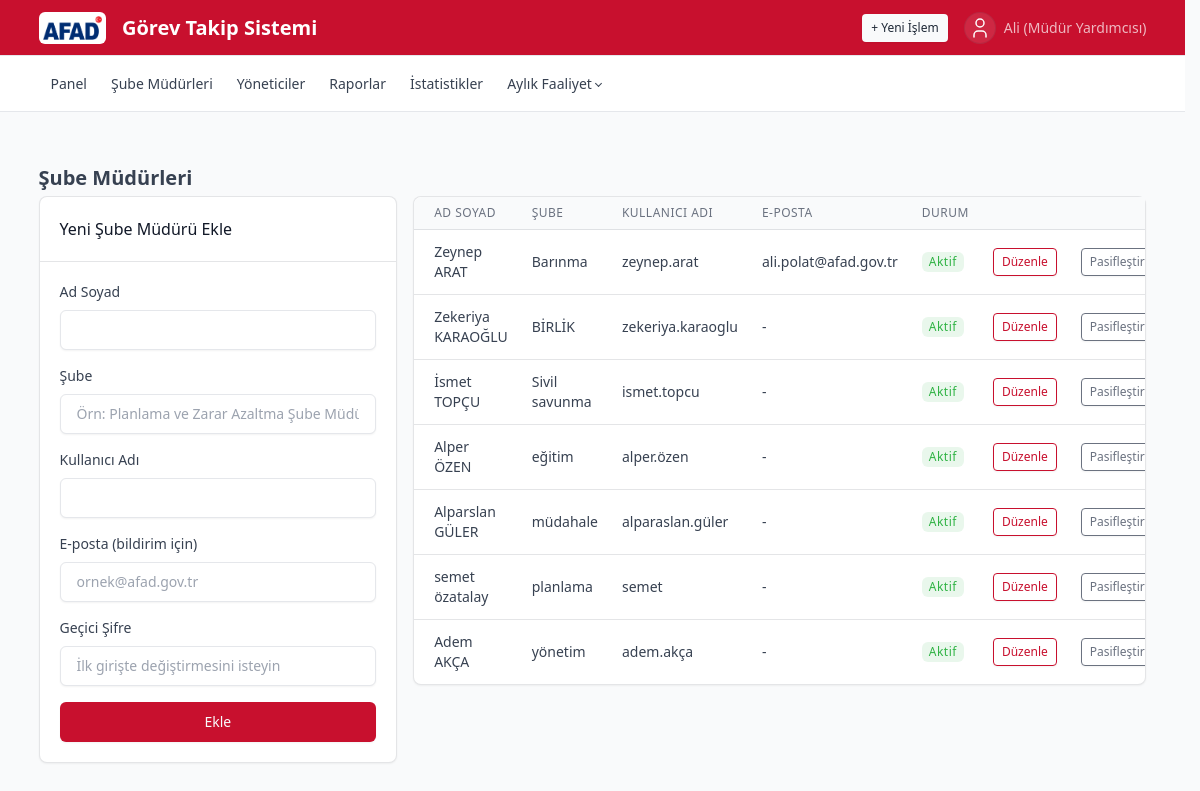
The app's page /users (signed in) with its own data.
### tables this page shows
CREATE TABLE users (
            id INTEGER PRIMARY KEY AUTOINCREMENT,
            username TEXT UNIQUE NOT NULL,
            password_hash TEXT NOT NULL,
            full_name TEXT NOT NULL,
            role TEXT NOT NULL CHECK(role IN ('admin','manager')),
            department TEXT,
            is_active INTEGER NOT NULL DEFAULT 1
        , email TEXT);

### app.py (the view, shortened to what this page needs)
@app.route("/users", methods=["GET", "POST"])
@login_required
@admin_required
def users():
    db = get_db()
    manager_list = db.execute(
        "SELECT * FROM users WHERE role='manager' ORDER BY department, full_name"
    ).fetchall()
    return render_template("users.html", managers=manager_list)

### app.py (called while the page is built)
def get_db():
    if "db" not in g:
        g.db = sqlite3.connect(DB_PATH)
        g.db.row_factory = sqlite3.Row
        g.db.execute("PRAGMA foreign_keys = ON")
    return g.db

def login_required(f):
    @wraps(f)
    def wrapper(*args, **kwargs):
        if "user_id" not in session:
            return redirect(url_for("login"))
        return f(*args, **kwargs)
    return wrapper

def admin_required(f):
    @wraps(f)
    def wrapper(*args, **kwargs):
        if session.get("role") != "admin":
            flash("Bu sayfaya erişim yetkiniz yok.", "error")
            return redirect(url_for("dashboard"))
        return f(*args, **kwargs)
    return wrapper

### templates/users.html (shortened to what this page needs)
{% extends "base.html" %}
{% block content %}
<div class="page-header"><h2 class="page-title">Şube Müdürleri</h2></div>
<div class="row row-cards">
  <div class="col-12 col-lg-4">
    <div class="card">
      <div class="card-header"><h3 class="card-title">Yeni Şube Müdürü Ekle</h3></div>
      <div class="card-body">
        <form method="post">
          <div class="mb-3"><label class="form-label">Ad Soyad</label><input type="text" name="full_name" class="form-control" required></div>
          <div class="mb-3"><label class="form-label">Şube</label><input type="text" name="department" class="form-control" required placeholder="Örn: Planlama ve Zarar Azaltma Şube Müdürlüğü"></div>
          <div class="mb-3"><label class="form-label">Kullanıcı Adı</label><input type="text" name="username" class="form-control" required></div>
          <div class="mb-3"><label class="form-label">E-posta (bildirim için)</label><input type="email" name="email" class="form-control" placeholder="ornek@afad.gov.tr"></div>
          <div class="mb-3"><label class="form-label">Geçici Şifre</label><input type="text" name="password" class="form-control" required placeholder="İlk girişte değiştirmesini isteyin"></div>
          <button type="submit" class="btn btn-primary w-100">Ekle</button>
        </form>
      </div>
    </div>
  </div>
  <div class="col-12 col-lg-8">
    <div class="card">
      <div class="table-responsive">
        <table class="table table-vcenter card-table">
          <thead><tr><th>Ad Soyad</th><th>Şube</th><th>Kullanıcı Adı</th><th>E-posta</th><th>Durum</th><th colspan="2"></th></tr></thead>
          <tbody>
            {% for mgr in managers %}
            <tr>
              <td>{{ mgr.full_name }}</td>
              <td>{{ mgr.department }}</td>
              <td>{{ mgr.username }}</td>
              <td>{{ mgr.email or "-" }}</td>
              <td>{% if mgr.is_active %}<span class="badge bg-green-lt">Aktif</span>{% else %}<span class="badge bg-secondary-lt">Pasif</span>{% endif %}</td>
              <td><a href="{{ url_for('edit_user', user_id=mgr.id) }}" class="btn btn-sm btn-outline-primary">Düzenle</a></td>
              <td>
                <form method="post" action="{{ url_for('toggle_user', user_id=mgr.id) }}">
                  <button type="submit" class="btn btn-sm btn-outline-secondary">{% if mgr.is_active %}Pasifleştir{% else %}Aktifleştir{% endif %}</button>
                </form>
              </td>
            </tr>
            {% else %}
            <tr><td colspan="7" class="text-center text-secondary py-4">Henüz şube müdürü eklenmedi.</td></tr>
            {% endfor %}
          </tbody>
        </table>
      </div>
    </div>
  </div>
</div>
{% endblock %}

### static/style.css (style rules this page uses)
[data-bs-theme-primary="orange"] { --tblr-primary: #c8102e; --tblr-primary-rgb: 200, 16, 46; }

### records on screen
users: full_name "Zeynep ARAT", department "Barınma", username "zeynep.arat", email "ali.polat@afad.gov.tr", is_active "Aktif"
users: full_name "Zekeriya KARAOĞLU", department "BİRLİK", username "zekeriya.karaoglu", email "-", is_active "Aktif"
users: full_name "İsmet TOPÇU", department "Sivil savunma", username "ismet.topcu", email "-", is_active "Aktif"
users: full_name "Alper ÖZEN", department "eğitim", username "alper.özen", email "-", is_active "Aktif"
users: full_name "Alparslan GÜLER", department "müdahale", username "alparaslan.güler", email "-", is_active "Aktif"
users: full_name "semet özatalay", department "planlama", username "semet", email "-", is_active "Aktif"
users: full_name "Adem AKÇA", department "yönetim", username "adem.akça", email "-", is_active "Aktif"

### other values on screen
{{ session.get('full_name') }} "Ali (Müdür Yardımcısı)"
